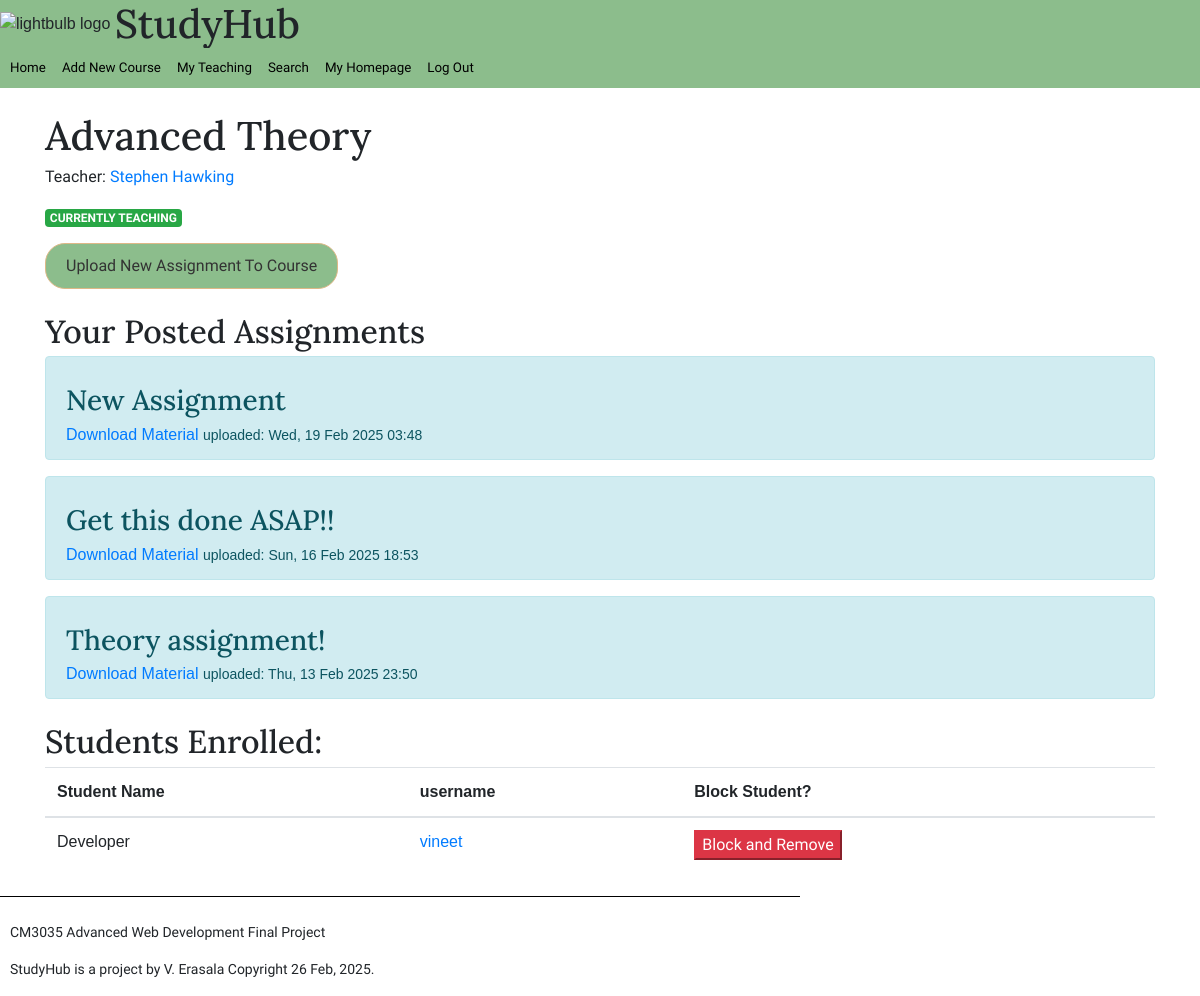
The app's page /edit-course/1/ (signed in) with its own data.
### study_hub/models.py (models this page shows, shortened)
class Course(models.Model):
    title = models.CharField(max_length=255)
    description = models.TextField()
    teacher = models.ForeignKey(User, on_delete=models.CASCADE, related_name='courses_taught')
    students = models.ManyToManyField(User, through='Enrollment', related_name='courses_enrolled')

class User(AbstractUser):
    is_teacher = models.BooleanField(default=False)
    name = models.CharField(max_length = 255)
    photo = models.ImageField(upload_to='profile_photos/', blank=True, null=True)
    groups = models.ManyToManyField(
        Group,
        blank=True,
        related_name="study_hub_user_set",
        related_query_name="user",
    )
    user_permissions = models.ManyToManyField(
        Permission,
        blank=True,
        related_name="study_hub_user_set",
        related_query_name="user",
    )

class CourseMaterial(models.Model):
    course = models.ForeignKey(Course, on_delete=models.CASCADE, related_name='materials')
    title = models.CharField(max_length=255)
    file = models.FileField(upload_to='course_materials/')
    uploaded_at = models.DateTimeField(auto_now_add=True)
    assignment_due_date = models.DateTimeField(null=True, blank=True)

### study_hub/views.py (the view)
# urls.py: path('edit-course/<int:pk>/', views.course_edit_view, name = 'course_edit_view'),
@login_required
def course_edit_view(request, pk):
    course = get_object_or_404(Course, pk = pk)
    materials = CourseMaterial.objects.filter(course=course).order_by('-uploaded_at')
    enrolled_students = User.objects.filter(enrollment__course=course).distinct()
    user = request.user
    user_is_teacher = Course.objects.filter(teacher=user, id=pk).exists()
    context = {
        'course': course,
        'materials': materials,
        'user_is_teacher': user_is_teacher,
        'enrolled_students': enrolled_students
    }
    return render(request, 'study_hub/course_edit.html', context)

### study_hub/templatetags/my_tags.py (called while the page is built)
@register.simple_tag
def todays_date():
    return datetime.datetime.now().strftime("%d %b, %Y")

### study_hub/templates/study_hub/course_edit.html (shortened to what this page needs)
{% extends "./base.html" %}
{% load bootstrap4 %}
{% block content %}
<div class= "container mt-4">
    <h1>{{ course.title }}</h1>
    <p>Teacher: <a href="/user/{{course.teacher.username}}">{{ course.teacher.name }}</a></p>
    {% if not user_is_teacher %}
    <p  class="badge badge-danger"> NOT YOUR COURSE <p>
    {% elif user_is_teacher %}
        <p  class="badge badge-success"> CURRENTLY TEACHING <p>
        <a href="{% url 'course_material_upload' pk=course.pk %}">
            <button type="submit" class="btn btn-primary">Upload New Assignment To Course</button>
        </a>
    {% endif %}
</div>
<div class="container mt-4 mb-4">
    {% if user_is_teacher %}
    <div>
        {% if materials %}
        <div>
            <h2>Your Posted Assignments</h2>
            {% for material in materials %}
            <div class="alert alert-info">
                <h3> {{ material.title }}</h3>
                <a href="{{ material.file.url }}" download>Download Material</a>
                <small>uploaded: {{ material.uploaded_at|date:"D, d M Y H:i" }}</small>
            </div>
            {% empty %}
            <p>There are no assignments </p>
            {% endfor %}
        </div>
        {% endif %}
    </div>
    {% endif %}
</div>
<div class="container mt-4 mb-4">
    <h2>Students Enrolled:</h2>
    <table class = "table">
        <thead>
            <tr>
                <th>Student Name</th>
                <th>username</th>
                <th>Block Student?</th>
            </tr>
        </thead>
        <tbody>
            {% for student in enrolled_students %}
            <tr>
                <td>{{ student.name }}</a></td>
                <td><a href="/user/{{student.username}}">{{ student.username }}</a></td>
                <td>
                    <form action="{% url 'unenroll_from_course' pk=course.pk user_id=student.id %}" method="post">
                    <button type="submit" class="btn-danger">Block and Remove</button>
                    </form>
                </td>
            </tr>
            {% endfor %}
        </tbody>
    </table>
</div>
{% endblock %}

### study_hub/static/css/study_hub.css (style rules this page uses)
body { font-family: Sans-Serif; margin: 0px; border: 0px; padding: 0px; }
h1,h2,h3, h4, h5 { margin-top: 15px; margin-bottom: 5px; font-family: 'Lora'; }
p, b, ul, form { font-family: 'Source Sans 3' }
a { text-decoration: none; }
.btn { border-radius: 20px; border-color:burlywood; padding: 10px 20px; background-color: #8cbd8c; color: #333; transition: background-color 0.3s ease; }

### records on screen
Course: title "Advanced Theory", teacher.name "Stephen Hawking"
CourseMaterial: title "New Assignment", uploaded_at "Wed, 19 Feb 2025 03:48"
CourseMaterial: title "Get this done ASAP!!", uploaded_at "Sun, 16 Feb 2025 18:53"
CourseMaterial: title "Theory assignment!", uploaded_at "Thu, 13 Feb 2025 23:50"
User: name "Developer", username "vineet"
